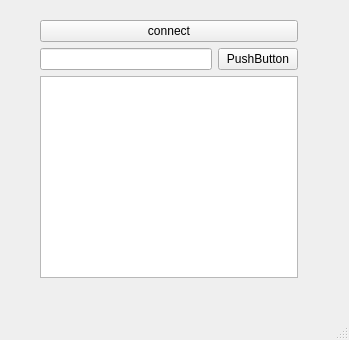
<?xml version="1.0" encoding="UTF-8"?>
<ui version="4.0">
 <class>MainWindow</class>
 <widget class="QMainWindow" name="MainWindow">
  <property name="geometry">
   <rect>
    <x>0</x>
    <y>0</y>
    <width>349</width>
    <height>340</height>
   </rect>
  </property>
  <property name="windowTitle">
   <string>MainWindow</string>
  </property>
  <widget class="QWidget" name="centralwidget">
   <widget class="QWidget" name="">
    <property name="geometry">
     <rect>
      <x>40</x>
      <y>20</y>
      <width>258</width>
      <height>258</height>
     </rect>
    </property>
    <layout class="QGridLayout" name="gridLayout">
     <item row="0" column="0">
      <layout class="QVBoxLayout" name="verticalLayout">
       <item>
        <widget class="QPushButton" name="pushButton_2">
         <property name="text">
          <string>connect</string>
         </property>
        </widget>
       </item>
       <item>
        <layout class="QHBoxLayout" name="horizontalLayout">
         <item>
          <widget class="QLineEdit" name="lineEdit"/>
         </item>
         <item>
          <widget class="QPushButton" name="pushButton">
           <property name="text">
            <string>PushButton</string>
           </property>
          </widget>
         </item>
        </layout>
       </item>
      </layout>
     </item>
     <item row="1" column="0">
      <widget class="QTextEdit" name="textEdit"/>
     </item>
    </layout>
   </widget>
  </widget>
  <widget class="QMenuBar" name="menubar">
   <property name="geometry">
    <rect>
     <x>0</x>
     <y>0</y>
     <width>349</width>
     <height>21</height>
    </rect>
   </property>
  </widget>
  <widget class="QStatusBar" name="statusbar"/>
 </widget>
 <resources/>
 <connections/>
</ui>
